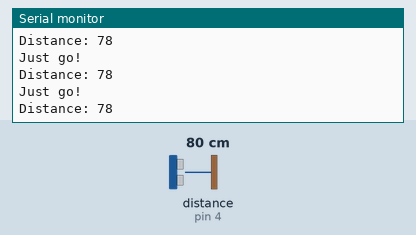
Bench run of a sketch on a simulated Arduino Uno, built with avr-gcc and run on an emulated ATmega328P. Shown: the last lines printed to the serial monitor. Wiring (inferred from the names in the program): ultrasonic range finder: trigger pin 8; echo pin 4. The inputs (shaded band) are chosen by the test bench; at power-on: distance to the obstacle (sensor on pin 4) 80 cm. The echo pulse lasts 58.3 µs per cm.

Above: at 1.2 s.
1.3 s: distance to the obstacle (sensor on pin 4) set to 2 cm
At 1.9 s:
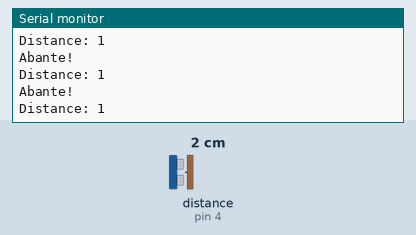
2.9 s: distance to the obstacle (sensor on pin 4) set to 4 cm
At 3.8 s:
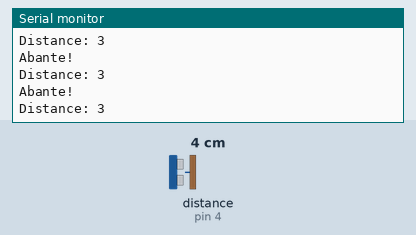
5.9 s: distance to the obstacle (sensor on pin 4) set to 18 cm
At 6.9 s:
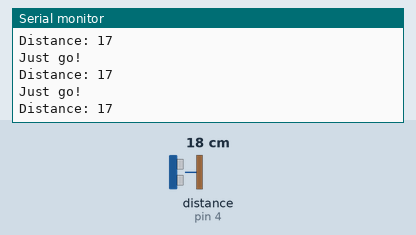
8.9 s: distance to the obstacle (sensor on pin 4) set to 120 cm
At 9.4 s:
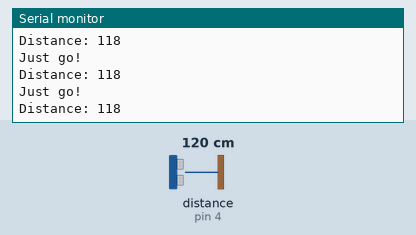
11.9 s: distance to the obstacle (sensor on pin 4) set to 9 cm
At 12.6 s:
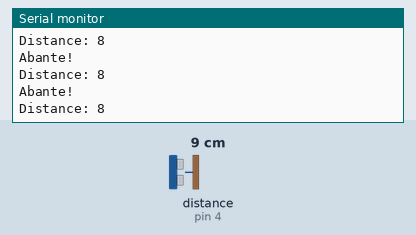
14.9 s: distance to the obstacle (sensor on pin 4) set to 35 cm
At 15.9 s:
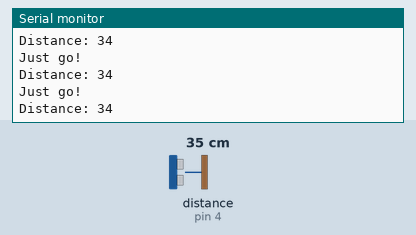
Timing chart, 0 to 17.9 s (numbered marks = the images above; inputs shaded):
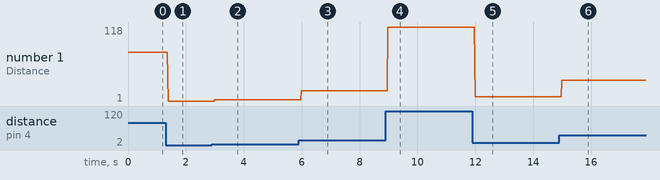

The sketch:

ultrasonic.ino
```cpp
const int trigPin = 8;
const int echoPin = 4;
long duration = 0;
int distance = 0;

const int safeDistance = 15;

void setup() {
  pinMode(trigPin, OUTPUT);
  pinMode(echoPin, INPUT);


  Serial.begin(9600);
}

void loop() {
  digitalWrite(trigPin, LOW);
  delayMicroseconds(2);
  digitalWrite(trigPin, HIGH);
  delayMicroseconds(10);
  digitalWrite(trigPin, LOW);
  duration = pulseIn(echoPin, HIGH);
  distance = duration * 0.034 / 2;

  if (distance <= safeDistance) {
    Serial.println("Abante!");
  } else {
    Serial.println("Just go!");
  }

  Serial.print("Distance: ");
  Serial.println(distance);
}
```

Measured:
- after the input at 1.3 s, the serial monitor: prints a new line after 0.08 s (image 1)
- after the input at 2.9 s, the serial monitor: prints a new line after 0.09 s (image 2)
- after the input at 5.9 s, the serial monitor: prints a new line after 0.08 s (image 3)
- after the input at 8.9 s, the serial monitor: prints a new line after 0.08 s (image 4)
- after the input at 11.9 s, the serial monitor: prints a new line after 0.09 s (image 5)
- after the input at 14.9 s, the serial monitor: prints a new line after 0.10 s (image 6)
- plotted number 1: 78 → 1 after the input at 1.3 s, 1 → 3 after the input at 2.9 s, 3 → 17 after the input at 5.9 s, 17 → 118 after the input at 8.9 s, 118 → 8 after the input at 11.9 s
